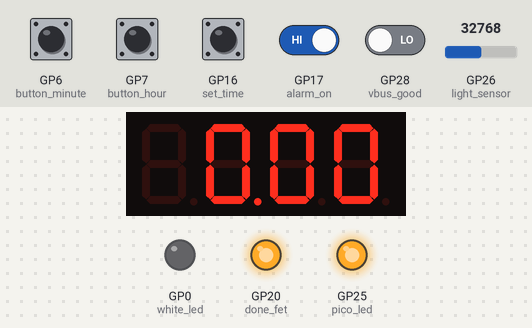
Recording of a program running on a simulated Raspberry Pi Pico running MicroPython. Parts: 4-digit seven-segment display, output pins drawn as LEDs (lit = HIGH). The test bench sets the inputs (shaded band); at power-on: GP6 (button_minute), GP7 (button_hour), GP16 (set_time), GP17 (alarm_on) HIGH, GP28 (vbus_good) LOW, GP26 (light_sensor) = 32768 (analog values on the 0–65535 scale). The segment pins are drawn as the display they are named for; pins used as bus, display or sensor lines are not drawn.

Above: at 1.2 s.
1.3 s: GP6 (button_minute) pulled LOW for 1 s
At 3.5 s:
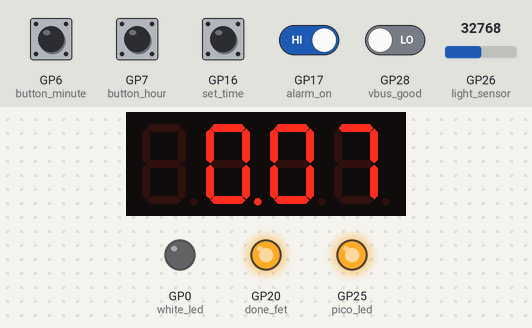
3.8 s: GP7 (button_hour) pulled LOW for 0.15 s
At 4.5 s:
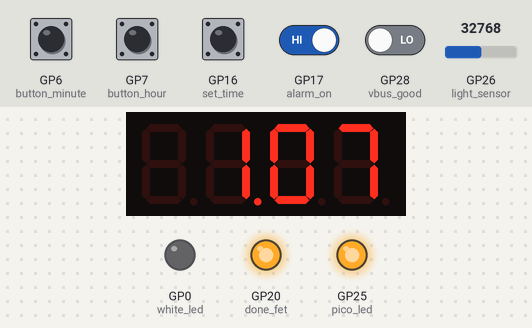
5.4 s: GP6 (button_minute) pulled LOW for 0.15 s
At 6.4 s:
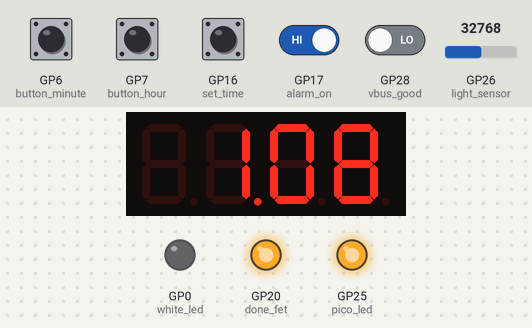
7.0 s: GP7 (button_hour) pulled LOW for 1 s
At 9.1 s:
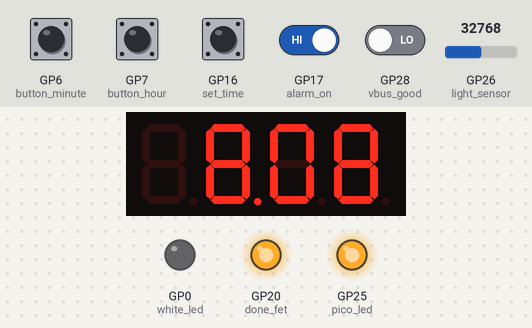
9.5 s: GP6 (button_minute) driven LOW and GP17 (alarm_on) driven LOW
At 9.66 s:
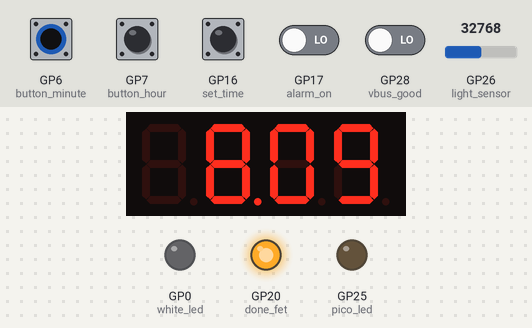
11.4 s: GP16 (set_time) pulled LOW for 0.15 s
At 11.7 s:
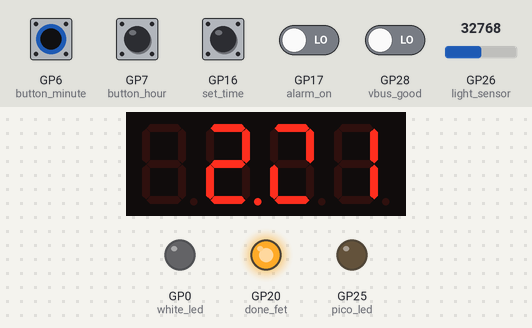
Timing chart, 0 to 13.1 s (numbered marks = the images above; inputs shaded):
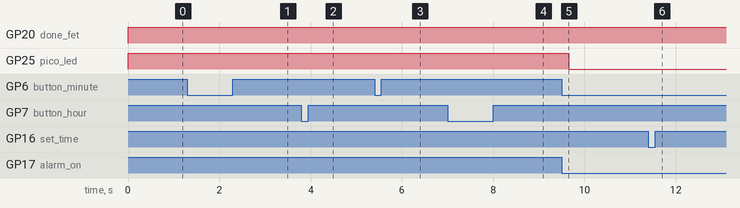

Measured:
- after the input at 1.3 s, the display: first changes after 0.08 s (image 1 shows a later state)
- after the input at 3.8 s, the display: first changes after 0.10 s (image 2 shows a later state)
- after the input at 5.4 s, the display: first changes after 0.06 s (image 3 shows a later state)
- after the input at 7.0 s, the display: first changes after 0.08 s (image 4 shows a later state)
- after the input at 9.5 s, GP25 (pico_led): HIGH → LOW after 0.15 s; the display: first changes after 0.10 s (image 5 shows a later state)

The program:

alarm_clock_revf.py
```python
# (licence header left out)
import machine
import utime
import time
#
done_fet = machine.Pin(20, machine.Pin.OUT) # drives the gate of an N-FET which allows the done charging LED to operate
#
vbus_good = machine.Pin(28, machine.Pin.IN) # Pico reads a voltage divider to let it know if the 5 volt power is good
#
pico_led = machine.Pin(25, machine.Pin.OUT) # The onboard LED on the Pico which is used to indicate if the alarm is set
#
white_led = machine.PWM(machine.Pin(0)) # controls the base of an NPN transistor which will turn on/off a white LED
white_led.freq(1000)                    # PWM frequency for white LED
#
BuzzerObj=machine.PWM(machine.Pin(19)) # Controls the base of an NPN transistor which will turn on/off a buzzer
#
light_sensor = machine.ADC(0) #analog value from voltage divider with a light sensitive resistor
#
pir_sensor = machine.Pin(18, machine.Pin.IN) # passive infrared sensor sends a high to this input when it detects movement
#
digit_1 = machine.Pin(5, machine.Pin.OUT) # digit enables, active high
digit_2 = machine.Pin(4, machine.Pin.OUT)
digit_3 = machine.Pin(3, machine.Pin.OUT)
digit_4 = machine.Pin(2, machine.Pin.OUT)
#
segment_a = machine.Pin(13, machine.Pin.OUT) # LED segments, active high
segment_b = machine.Pin(15, machine.Pin.OUT)
segment_c = machine.Pin(11, machine.Pin.OUT)
segment_d = machine.Pin(9, machine.Pin.OUT)
segment_e = machine.Pin(8, machine.Pin.OUT)
segment_f = machine.Pin(14, machine.Pin.OUT)
segment_g = machine.Pin(12, machine.Pin.OUT)
segment_h = machine.Pin(10, machine.Pin.OUT)
#
button_minute = machine.Pin(6, machine.Pin.IN, machine.Pin.PULL_UP) # minute adjust push button, active low
button_hour = machine.Pin(7, machine.Pin.IN, machine.Pin.PULL_UP) # hour adjust push button, active low
set_time = machine.Pin(16, machine.Pin.IN, machine.Pin.PULL_UP) # slide switch, high=set time, low=set alarm
alarm_on = machine.Pin(17, machine.Pin.IN, machine.Pin.PULL_UP) # slide switch, high=alarm on, low=alarm off
# initial values
digit_1.value(0) # turn off all digit enables
digit_2.value(0)
digit_3.value(0)
digit_4.value(0)
segment_a.value(0) # turn off all LED segments
segment_b.value(0)
segment_c.value(0)
segment_d.value(0)
segment_e.value(0)
segment_f.value(0)
segment_g.value(0)
segment_h.value(0)
pico_led.value(0)
white_led.duty_u16(0)

global second_counter # 0 thru 59. set this to the current second
global minute_counter # 0 thru 59. set this to the current minute
global hour_counter # 24 hour mode 0 thru 23. Set this to the current hour

second_counter = 0
minute_counter = 0
hour_counter = 0

minute_alarm = 0
hour_alarm = 12

buzzed = False

def tick(timer):
    global second_counter
    global minute_counter
    global hour_counter
    if second_counter == 59:
        second_counter = 0
        if minute_counter == 59:
            minute_counter = 0
            if hour_counter == 23:
                hour_counter = 0
            else:
                hour_counter += 1  # increment hour counter
        else:
            minute_counter += 1  # increment minute counter
    else:
        second_counter += 1  # increment second counter

def segment_decode(digit,dot):
    if digit == 0:
        segment_a.value(1)
        segment_b.value(1)
        segment_c.value(1)
        segment_d.value(1)
        segment_e.value(1)
        segment_f.value(1)
        segment_g.value(0)
    elif digit == 1:
        segment_a.value(0)
        segment_b.value(1)
        segment_c.value(1)
        segment_d.value(0)
        segment_e.value(0)
        segment_f.value(0)
        segment_g.value(0)
    elif digit == 2:
        segment_a.value(1)
        segment_b.value(1)
        segment_c.value(0)
        segment_d.value(1)
        segment_e.value(1)
        segment_f.value(0)
        segment_g.value(1)
    elif digit == 3:
        segment_a.value(1)
        segment_b.value(1)
        segment_c.value(1)
        segment_d.value(1)
        segment_e.value(0)
        segment_f.value(0)
        segment_g.value(1)
    elif digit == 4:
        segment_a.value(0)
        segment_b.value(1)
        segment_c.value(1)
        segment_d.value(0)
        segment_e.value(0)
        segment_f.value(1)
        segment_g.value(1)
    elif digit == 5:
        segment_a.value(1)
        segment_b.value(0)
        segment_c.value(1)
        segment_d.value(1)
        segment_e.value(0)
        segment_f.value(1)
        segment_g.value(1)
    elif digit == 6:
        segment_a.value(1)
        segment_b.value(0)
        segment_c.value(1)
        segment_d.value(1)
        segment_e.value(1)
        segment_f.value(1)
        segment_g.value(1)
    elif digit == 7:
        segment_a.value(1)
        segment_b.value(1)
        segment_c.value(1)
        segment_d.value(0)
        segment_e.value(0)
        segment_f.value(0)
        segment_g.value(0)
    elif digit == 8:
        segment_a.value(1)
        segment_b.value(1)
        segment_c.value(1)
        segment_d.value(1)
        segment_e.value(1)
        segment_f.value(1)
        segment_g.value(1)
    elif digit == 9:
        segment_a.value(1)
        segment_b.value(1)
        segment_c.value(1)
        segment_d.value(1)
        segment_e.value(0)
        segment_f.value(1)
        segment_g.value(1)
    else:
        segment_a.value(0)
        segment_b.value(0)
        segment_c.value(0)
        segment_d.value(0)
        segment_e.value(0)
        segment_f.value(0)
        segment_g.value(0)
    if dot == 0: # see if decimal point should be displayed
        segment_h.value(0) # dot is off
    else:
        segment_h.value(1) # dot is on
    return

def buzzer(buzzerPinObject,frequency,sound_duration,silence_duration):
    # Set duty cycle to a positive value to emit sound from buzzer
    buzzerPinObject.duty_u16(int(65536*0.2))
    # Set frequency
    buzzerPinObject.freq(frequency)
    # wait for sound duration
    time.sleep(sound_duration)
    # Set duty cycle to zero to stop sound
    buzzerPinObject.duty_u16(int(65536*0))
    # Wait for sound interrumption, if needed
    time.sleep(silence_duration)

#start the timer
machine.Timer().init(freq=1, mode=machine.Timer.PERIODIC, callback=tick)
BuzzerObj.deinit() #Deactivates the buzzer

while True: # endless loop
    if set_time.value() == True: # set and display time
        light_reading = light_sensor.read_u16() # ADC reads room light. Range is 47,000=Very Dark 10,000=Very Bright
        if ((pir_sensor.value() == True) & (light_reading >= 33000) & (vbus_good.value() == True)): # Motion and dark room and good pwr
            white_led.duty_u16(100) # turn on white LED as a nightlight (adjust pwm setting to make it dim)
        else:
            white_led.duty_u16(0) # turn off white LED
# check for motion or room light turned on or bad power. Any one causes 4 digits of clock to be displayed
        if ((pir_sensor.value() == True) | (light_reading <= 33000) | (vbus_good.value() == False)):
            digit_4.value(1) # turn on far right digit
            segment_decode(minute_counter % 10,0) # display remainder of minute_counter / 10 = 1's column
            utime.sleep_ms(1) # wait
            segment_decode(100,0) # all segments off
            digit_4.value(0) # turn off far right digit
            digit_3.value(1) # turn on next digit
            segment_decode(minute_counter//10,0) # display integer division (truncates remainder) = 10's column
            utime.sleep_ms(1) # wait
            segment_decode(100,0) # all segments off
            digit_3.value(0) # turn off current digit
            digit_2.value(1) # turn on next digit
            segment_decode(hour_counter % 10,1) # display remainder of hour_counter / 10 = 1's column
            utime.sleep_ms(1) # wait
            segment_decode(100,0) # all segments off
            digit_2.value(0) # turn off current digit
            digit_1.value(1) # turn on next digit
            if hour_counter//10 != 0: # only display if not a leading zero
                segment_decode(hour_counter//10,0) # display integer division (truncates remainder) = 10's column
            else: # leading zero so turn off the leds
                segment_decode(100,0) # all segments off
            utime.sleep_ms(1) # wait
            segment_decode(100,0) # all segments off
            digit_1.value(0) # turn off current digit (all digits off)
        else:
            segment_decode(100,0) # all segments off
            utime.sleep_ms(1) # wait before proceeding

        if button_minute.value() == False:  #check if minute button is pushed (active low)
            if minute_counter == 59: # don't let it go to 60
                minute_counter = 0
                if hour_counter == 23: # don't let it go to 24
                    hour_counter = 0
                else:
                    hour_counter += 1  # increment hour counter
            else:
                minute_counter += 1  # increment minute counter
            utime.sleep_ms(150) # wait so doesn't increment too fast

        if button_hour.value() == False:  #check if hour button is pushed (active low)
            if hour_counter == 23: # don't let it go to 24
                hour_counter = 0
            else:
                hour_counter += 1  # increment hour counter
            utime.sleep_ms(150) # wait so doesn't increment too fast
#
# set and display the alarm time
    else:
        if button_minute.value() == False:  #check if minute button is pushed
            if minute_alarm == 59: # don't let it go to 60
                minute_alarm = 0
                if hour_alarm == 23: # don't let it go to 24
                    hour_alarm = 0
                else:
                    hour_alarm += 1  # increment hour value
            else:
                minute_alarm += 1  # increment minute value
            utime.sleep_ms(150) # wait so doesn't increment too fast

        if button_hour.value() == False:  #check if hour button is pushed
            if hour_alarm == 23: # don't let it go to 24
                hour_alarm = 0
            else:
                hour_alarm += 1  # increment hour value
            utime.sleep_ms(150) # wait so doesn't increment too fast
#show the alarm time on display
        digit_4.value(1) # turn on far right digit
        segment_decode(minute_alarm % 10,0) # display remainder of minute_counter / 10
        utime.sleep_ms(1) # wait
        segment_decode(100,0) # all segments off
        digit_4.value(0) # turn off far right digit
        digit_3.value(1) # turn on next digit
        segment_decode(minute_alarm//10,0) # display integer division truncates remainder
        utime.sleep_ms(1) # wait
        segment_decode(100,0) # all segments off
        digit_3.value(0) # turn off current digit
        digit_2.value(1) # turn on next digit
        segment_decode(hour_alarm % 10,1) # display segments
        utime.sleep_ms(1) # wait
        segment_decode(100,0) # all segments off
        digit_2.value(0) # turn off current digit
        digit_1.value(1) # turn on next digit
        segment_decode(hour_alarm//10,0) # display segments
        utime.sleep_ms(1) # wait
        segment_decode(100,0) # all segments off
        digit_1.value(0) # turn off current digit (all digits off)
#
    if alarm_on.value() == False: # alarm is off
        pico_led.value(0)
        buzzed = False
    else: #alarm is on
        pico_led.value(1) # use pico led to show alarm is turned on
        # alarm turned on so check if it should buzz
        if (minute_alarm == minute_counter) & (hour_alarm == hour_counter) & (buzzed == False):
            # Play beginning of Beethoven's 5th symphony
            buzzer(BuzzerObj,659,0.2,0.1) #E
            buzzer(BuzzerObj,659,0.2,0.1) #E
            buzzer(BuzzerObj,659,0.2,0.1) #E
            buzzer(BuzzerObj,523,0.7,0.7) #C
            #
            buzzer(BuzzerObj,587,0.2,0.1) #D
            buzzer(BuzzerObj,587,0.2,0.1) #D
            buzzer(BuzzerObj,587,0.2,0.1) #D
            buzzer(BuzzerObj,494,0.7,0.1) #B
            #
            BuzzerObj.deinit() #Deactivates the buzzer
            buzzed = True
    if (light_reading >= 33000): # dark room
        done_fet.value(0) # turn off fet so led for battery charge complete is always off
    else:
        done_fet.value(1) # turn on fet so the led can indicate charge complete   
```
